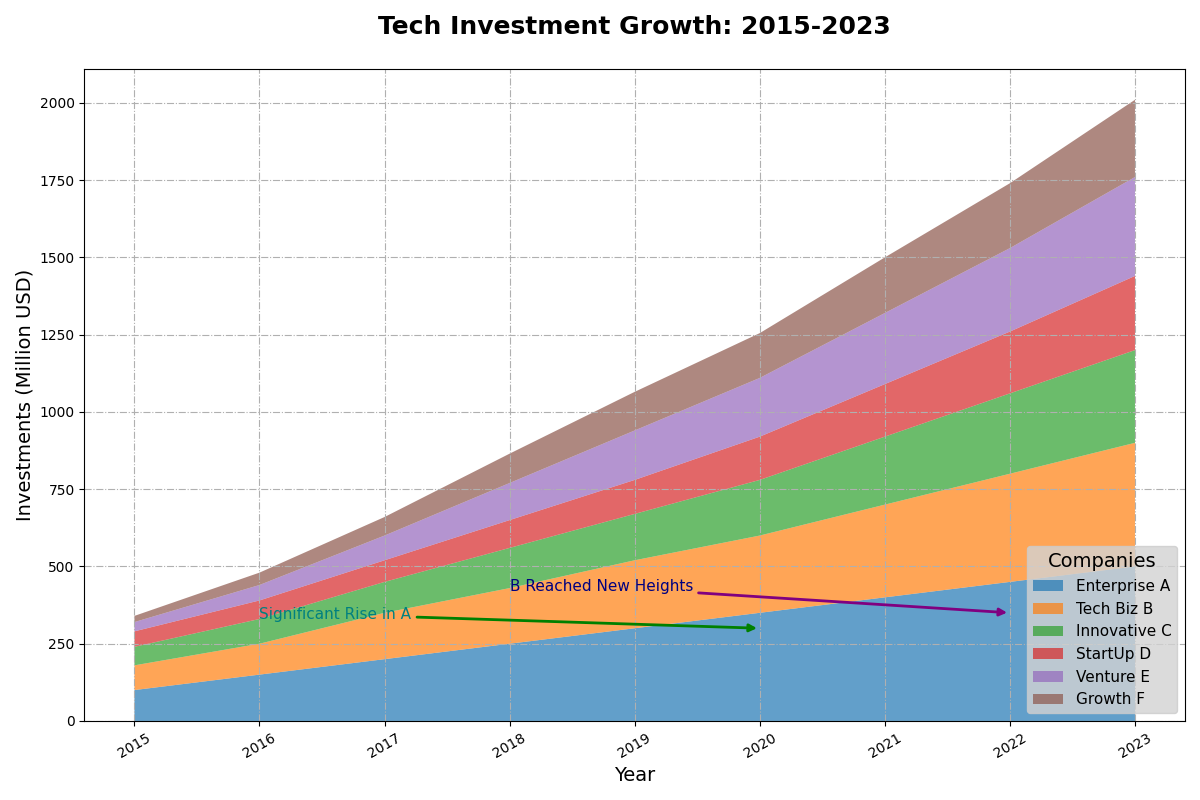

This chart was generated by the following Python code:
import matplotlib.pyplot as plt
import numpy as np

years = np.arange(2015, 2024)
company_a = np.array([100, 150, 200, 250, 300, 350, 400, 450, 500])
company_b = np.array([80, 100, 150, 180, 220, 250, 300, 350, 400])
company_c = np.array([60, 80, 100, 130, 150, 180, 220, 260, 300])
company_d = np.array([50, 60, 70, 90, 110, 140, 170, 200, 240])
company_e = np.array([30, 50, 80, 120, 160, 190, 230, 270, 320])
company_f = np.array([20, 40, 60, 95, 125, 145, 180, 210, 250])

colors = ['#1f77b4', '#ff7f0e', '#2ca02c', '#d62728', '#9467bd', '#8c564b'] 
data = np.vstack([company_a, company_b, company_c, company_d, company_e, company_f])
companies = ["Enterprise A", "Tech Biz B", "Innovative C", "StartUp D", "Venture E", "Growth F"]

fig, ax = plt.subplots(figsize=(12, 8))

ax.stackplot(years, company_a, company_b, company_c, company_d, company_e, company_f, labels=companies, colors=colors, alpha=0.7)

ax.set_title('Tech Investment Growth: 2015-2023', fontsize=18, fontweight='heavy', pad=25)
ax.set_xlabel('Year', fontsize=14)
ax.set_ylabel('Investments (Million USD)', fontsize=14)

ax.set_xticks(years)
ax.tick_params(axis='x', rotation=30, labelsize=10)

ax.legend(loc='lower right', title='Companies', fontsize=11, title_fontsize='14', facecolor='lightgrey')

ax.annotate('Significant Rise in A', xy=(2020, 300), xytext=(2016, 330),
            arrowprops=dict(arrowstyle='-|>', lw=2, color='green'),
            fontsize=11, color='teal')

ax.annotate('B Reached New Heights', xy=(2022, 350), xytext=(2018, 420),
            arrowprops=dict(arrowstyle='-|>', lw=2, color='purple'),
            fontsize=11, color='navy')

ax.grid(True, which='major', linestyle='-.', linewidth=0.8)

plt.tight_layout()

plt.show()
